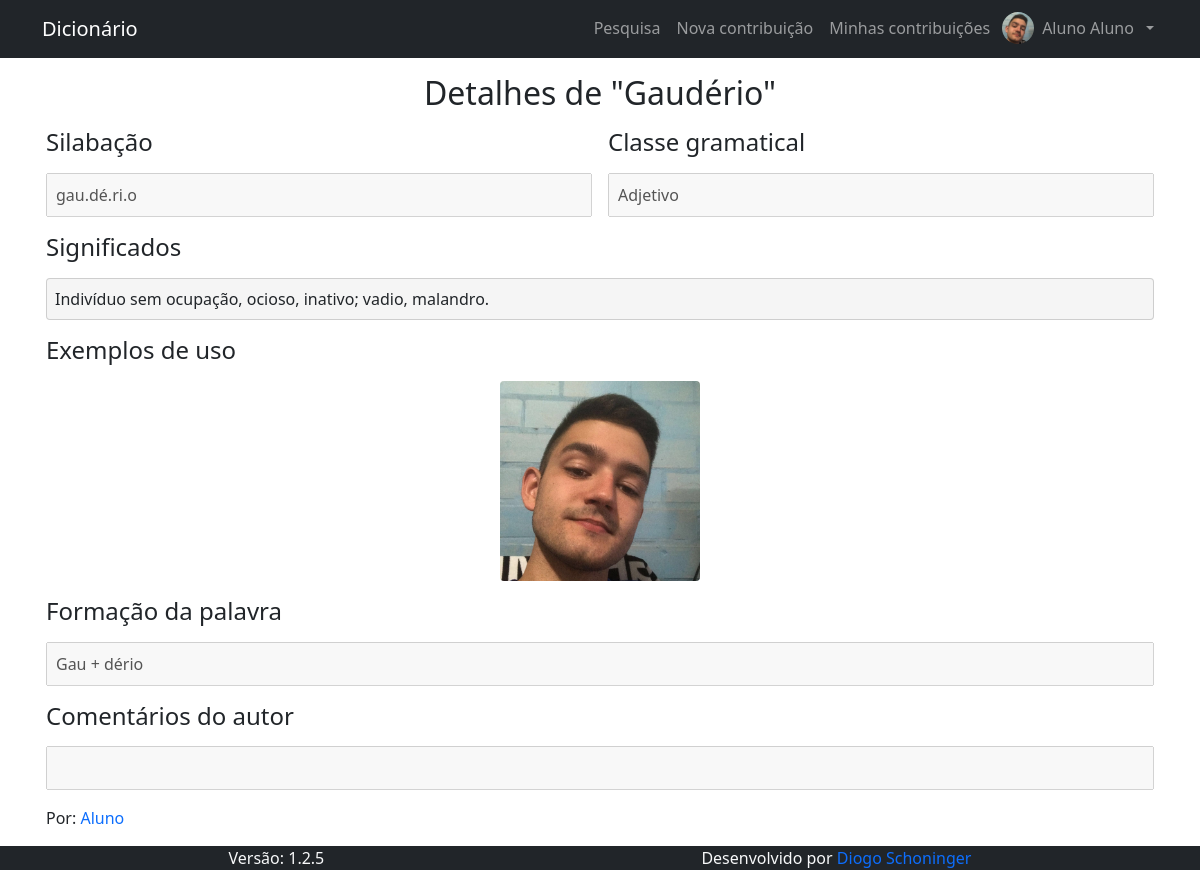
/pages/contribuicoes/detalhes_contribuicao.php?id_contribuicao=2 (signed in), run on the app's committed database.
### tables this page shows
CREATE TABLE IF NOT EXISTS `contribuicao` (
  `id_contribuicao` int(11) NOT NULL AUTO_INCREMENT,
  `contribuicao` text NOT NULL,
  `silabacao` text NOT NULL,
  `classe_gramatical` text NOT NULL,
  `significados` text NOT NULL,
  `formacao` text NOT NULL,
  `comentarios` text DEFAULT NULL,
  `id_autor` int(11) NOT NULL,
  `exemplos` text NOT NULL,
  `situacao` text NOT NULL,
  `comentarios_avaliador` text NOT NULL,
  PRIMARY KEY (`id_contribuicao`)
);

CREATE TABLE IF NOT EXISTS `usuario` (
  `id_usuario` int(11) NOT NULL AUTO_INCREMENT,
  `nome_usuario` text NOT NULL,
  `email` varchar(128) NOT NULL,
  `cpf` varchar(11) NOT NULL,
  `data_nasc` date NOT NULL,
  `senha` text NOT NULL,
  `nivel` int(1) NOT NULL,
  `primeiro_acesso` int(1) NOT NULL DEFAULT 1,
  `id_responsavel` int(1) NOT NULL,
  `foto` text DEFAULT NULL,
  PRIMARY KEY (`id_usuario`),
  UNIQUE KEY `email` (`email`),
  UNIQUE KEY `cpf` (`cpf`)
);

### pages/contribuicoes/detalhes_contribuicao.php (the view, shortened to what this page needs)
<?php
  $conn = open_db();
  $id_contribuicao = mysqli_real_escape_string( $conn, $_GET["id_contribuicao"] );
  $result = $conn->query("SELECT contribuicao, silabacao, classe_gramatical, significados, exemplos, formacao, comentarios, id_autor FROM contribuicao WHERE id_contribuicao = $id_contribuicao");
  if (!$result) {
    echo $conn->errno . "<br>";
    echo $conn->error;
  } else if ($result->num_rows !== 1){
    header("Location: " . BASE_URL);
    exit();
  } else {
    $contribuicao = $result->fetch_object();
  }
?>
<h1 class="fs-2 text-center m-0">Detalhes de "<?php echo $contribuicao->contribuicao ?>"</h1>
<div class="row g-0 gap-3 col-sm">
  <h2 class="fs-4 m-0">Silabação</h2>
  <input class="p-2" type="text" disabled value="<?php echo $contribuicao->silabacao ?>"/>
</div>
<div class="row g-0 gap-3 col-sm">
  <h2 class="fs-4 m-0">Classe gramatical</h2>
  <input class="p-2" type="text" disabled value="<?php echo $contribuicao->classe_gramatical ?>"/>
</div>
<div class="row g-0 gap-3">
  <h2 class="fs-4 m-0">Significados</h2>
  <div class="p-2 rounded" style="border: 1px solid rgba(118, 118, 118, 0.3); background-color: rgba(220, 220, 220, 0.3)" type="text" disabled>
    <?php echo $contribuicao->significados ?>
  </div>
</div>
<div class="row g-0 gap-3">
  <h2 class="fs-4 m-0">Exemplos de uso</h2>
  <div class="row g-0 gap-3 justify-content-center">
    <?php
      $exemplos = explode(" ", $contribuicao->exemplos);
      for ($i = 0; $i < count($exemplos); $i++) :
    ?>
      <img class="rounded" src="<?php echo BASE_URL . $exemplos[$i] ?>"  style="width: 200px; height: 200px; object-fit: cover; cursor: pointer" data-bs-toggle="modal" data-bs-target="#exampleModal<?php echo $i ?>">
    <?php endfor ?>
  </div>
</div>
<div class="row g-0 gap-3">
  <h2 class="fs-4 m-0">Formação da palavra</h2>
  <input class="p-2" type="text" disabled value="<?php echo $contribuicao->formacao ?>"/>
</div>
<div class="row g-0 gap-3">
  <h2 class="fs-4 m-0">Comentários do autor</h2>
  <input class="p-2" type="text" disabled value="<?php echo $contribuicao->comentarios ?>"/>
</div>
<?php
  $conn = open_db();
  $results = $conn->query("SELECT nome_usuario FROM usuario WHERE id_usuario = $contribuicao->id_autor");
  $autor = $results->fetch_object();
?>
<div class="row g-0">
  <span>Por: <a class="nav-link d-inline px-0" href="<?php echo BASE_URL ?>pages/user/perfil.php?id_usuario=<?php echo $contribuicao->id_autor ?>"><?php echo $autor->nome_usuario ?></a></span>
</div>

### data on the page
contribuicao: contribuicao "Gaudério", silabacao "gau.dé.ri.o", classe_gramatical "Adjetivo", significados "Indivíduo sem ocupação, ocioso, inativo; vadio, malandro.", exemplos (picture), formacao "Gau + dério"
usuario: nome_usuario "Aluno"

### other printed values
$nome_usuario[0] "Aluno"
$nome_usuario[$last_name -1] "Aluno"
VERSION "1.2.5"
